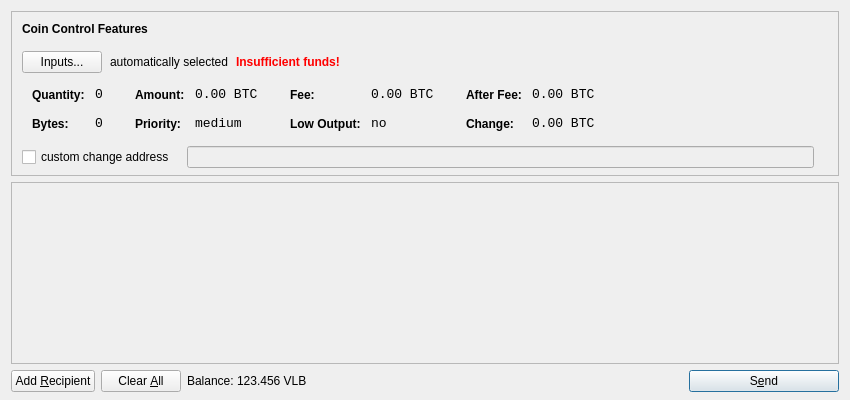
<?xml version="1.0" encoding="UTF-8"?>
<ui version="4.0">
 <class>SendCoinsDialog</class>
 <widget class="QDialog" name="SendCoinsDialog">
  <property name="geometry">
   <rect>
    <x>0</x>
    <y>0</y>
    <width>850</width>
    <height>400</height>
   </rect>
  </property>
  <property name="windowTitle">
   <string>Send Coins</string>
  </property>
  <layout class="QVBoxLayout" name="verticalLayout" stretch="0,1,0">
   <property name="bottomMargin">
    <number>8</number>
   </property>
   <item>
    <widget class="QFrame" name="frameCoinControl">
     <property name="sizePolicy">
      <sizepolicy hsizetype="Expanding" vsizetype="Expanding">
       <horstretch>0</horstretch>
       <verstretch>0</verstretch>
      </sizepolicy>
     </property>
     <property name="maximumSize">
      <size>
       <width>16777215</width>
       <height>16777215</height>
      </size>
     </property>
     <property name="frameShape">
      <enum>QFrame::StyledPanel</enum>
     </property>
     <property name="frameShadow">
      <enum>QFrame::Sunken</enum>
     </property>
     <layout class="QVBoxLayout" name="verticalLayoutCoinControl2">
      <property name="spacing">
       <number>-1</number>
      </property>
      <property name="leftMargin">
       <number>0</number>
      </property>
      <property name="topMargin">
       <number>0</number>
      </property>
      <property name="rightMargin">
       <number>0</number>
      </property>
      <property name="bottomMargin">
       <number>6</number>
      </property>
      <item>
       <layout class="QVBoxLayout" name="verticalLayoutCoinControl" stretch="0,0,0,0,1">
        <property name="spacing">
         <number>0</number>
        </property>
        <property name="leftMargin">
         <number>10</number>
        </property>
        <property name="topMargin">
         <number>10</number>
        </property>
        <item>
         <layout class="QHBoxLayout" name="horizontalLayoutCoinControl1">
          <property name="bottomMargin">
           <number>15</number>
          </property>
          <item>
           <widget class="QLabel" name="labelCoinControlFeatures">
            <property name="sizePolicy">
             <sizepolicy hsizetype="Preferred" vsizetype="Maximum">
              <horstretch>0</horstretch>
              <verstretch>0</verstretch>
             </sizepolicy>
            </property>
            <property name="font">
             <font>
              <weight>75</weight>
              <bold>true</bold>
             </font>
            </property>
            <property name="styleSheet">
             <string notr="true">font-weight:bold;</string>
            </property>
            <property name="text">
             <string>Coin Control Features</string>
            </property>
           </widget>
          </item>
         </layout>
        </item>
        <item>
         <layout class="QHBoxLayout" name="horizontalLayoutCoinControl2" stretch="0,0,0,0">
          <property name="spacing">
           <number>8</number>
          </property>
          <property name="bottomMargin">
           <number>10</number>
          </property>
          <item>
           <widget class="QPushButton" name="pushButtonCoinControl">
            <property name="styleSheet">
             <string notr="true"/>
            </property>
            <property name="text">
             <string>Inputs...</string>
            </property>
           </widget>
          </item>
          <item>
           <widget class="QLabel" name="labelCoinControlAutomaticallySelected">
            <property name="text">
             <string>automatically selected</string>
            </property>
            <property name="margin">
             <number>5</number>
            </property>
           </widget>
          </item>
          <item>
           <widget class="QLabel" name="labelCoinControlInsuffFunds">
            <property name="font">
             <font>
              <weight>75</weight>
              <bold>true</bold>
             </font>
            </property>
            <property name="styleSheet">
             <string notr="true">color:red;font-weight:bold;</string>
            </property>
            <property name="text">
             <string>Insufficient funds!</string>
            </property>
            <property name="margin">
             <number>5</number>
            </property>
           </widget>
          </item>
          <item>
           <spacer name="horizontalSpacerCoinControl">
            <property name="orientation">
             <enum>Qt::Horizontal</enum>
            </property>
            <property name="sizeHint" stdset="0">
             <size>
              <width>40</width>
              <height>1</height>
             </size>
            </property>
           </spacer>
          </item>
         </layout>
        </item>
        <item>
         <widget class="QWidget" name="widgetCoinControl" native="true">
          <property name="sizePolicy">
           <sizepolicy hsizetype="Preferred" vsizetype="Preferred">
            <horstretch>0</horstretch>
            <verstretch>0</verstretch>
           </sizepolicy>
          </property>
          <property name="minimumSize">
           <size>
            <width>0</width>
            <height>0</height>
           </size>
          </property>
          <property name="styleSheet">
           <string notr="true"/>
          </property>
          <layout class="QHBoxLayout" name="horizontalLayoutCoinControl5">
           <property name="margin">
            <number>0</number>
           </property>
           <item>
            <layout class="QHBoxLayout" name="horizontalLayoutCoinControl3" stretch="0,0,0,1">
             <property name="spacing">
              <number>20</number>
             </property>
             <property name="topMargin">
              <number>0</number>
             </property>
             <property name="bottomMargin">
              <number>10</number>
             </property>
             <item>
              <layout class="QFormLayout" name="formLayoutCoinControl1">
               <property name="horizontalSpacing">
                <number>10</number>
               </property>
               <property name="verticalSpacing">
                <number>14</number>
               </property>
               <property name="leftMargin">
                <number>10</number>
               </property>
               <property name="topMargin">
                <number>4</number>
               </property>
               <property name="rightMargin">
                <number>6</number>
               </property>
               <item row="0" column="0">
                <widget class="QLabel" name="labelCoinControlQuantityText">
                 <property name="styleSheet">
                  <string notr="true">font-weight:bold;</string>
                 </property>
                 <property name="text">
                  <string>Quantity:</string>
                 </property>
                 <property name="margin">
                  <number>0</number>
                 </property>
                </widget>
               </item>
               <item row="0" column="1">
                <widget class="QLabel" name="labelCoinControlQuantity">
                 <property name="font">
                  <font>
                   <family>Monospace</family>
                   <pointsize>10</pointsize>
                  </font>
                 </property>
                 <property name="cursor">
                  <cursorShape>IBeamCursor</cursorShape>
                 </property>
                 <property name="contextMenuPolicy">
                  <enum>Qt::ActionsContextMenu</enum>
                 </property>
                 <property name="text">
                  <string notr="true">0</string>
                 </property>
                 <property name="margin">
                  <number>0</number>
                 </property>
                 <property name="textInteractionFlags">
                  <set>Qt::LinksAccessibleByMouse|Qt::TextSelectableByKeyboard|Qt::TextSelectableByMouse</set>
                 </property>
                </widget>
               </item>
               <item row="1" column="0">
                <widget class="QLabel" name="labelCoinControlBytesText">
                 <property name="styleSheet">
                  <string notr="true">font-weight:bold;</string>
                 </property>
                 <property name="text">
                  <string>Bytes:</string>
                 </property>
                </widget>
               </item>
               <item row="1" column="1">
                <widget class="QLabel" name="labelCoinControlBytes">
                 <property name="font">
                  <font>
                   <family>Monospace</family>
                   <pointsize>10</pointsize>
                  </font>
                 </property>
                 <property name="cursor">
                  <cursorShape>IBeamCursor</cursorShape>
                 </property>
                 <property name="contextMenuPolicy">
                  <enum>Qt::ActionsContextMenu</enum>
                 </property>
                 <property name="text">
                  <string notr="true">0</string>
                 </property>
                 <property name="textInteractionFlags">
                  <set>Qt::LinksAccessibleByMouse|Qt::TextSelectableByKeyboard|Qt::TextSelectableByMouse</set>
                 </property>
                </widget>
               </item>
              </layout>
             </item>
             <item>
              <layout class="QFormLayout" name="formLayoutCoinControl2">
               <property name="horizontalSpacing">
                <number>10</number>
               </property>
               <property name="verticalSpacing">
                <number>14</number>
               </property>
               <property name="leftMargin">
                <number>6</number>
               </property>
               <property name="topMargin">
                <number>4</number>
               </property>
               <property name="rightMargin">
                <number>6</number>
               </property>
               <item row="0" column="0">
                <widget class="QLabel" name="labelCoinControlAmountText">
                 <property name="styleSheet">
                  <string notr="true">font-weight:bold;</string>
                 </property>
                 <property name="text">
                  <string>Amount:</string>
                 </property>
                 <property name="margin">
                  <number>0</number>
                 </property>
                </widget>
               </item>
               <item row="0" column="1">
                <widget class="QLabel" name="labelCoinControlAmount">
                 <property name="font">
                  <font>
                   <family>Monospace</family>
                   <pointsize>10</pointsize>
                  </font>
                 </property>
                 <property name="cursor">
                  <cursorShape>IBeamCursor</cursorShape>
                 </property>
                 <property name="contextMenuPolicy">
                  <enum>Qt::ActionsContextMenu</enum>
                 </property>
                 <property name="text">
                  <string notr="true">0.00 BTC</string>
                 </property>
                 <property name="textInteractionFlags">
                  <set>Qt::LinksAccessibleByMouse|Qt::TextSelectableByKeyboard|Qt::TextSelectableByMouse</set>
                 </property>
                </widget>
               </item>
               <item row="1" column="0">
                <widget class="QLabel" name="labelCoinControlPriorityText">
                 <property name="styleSheet">
                  <string notr="true">font-weight:bold;</string>
                 </property>
                 <property name="text">
                  <string>Priority:</string>
                 </property>
                </widget>
               </item>
               <item row="1" column="1">
                <widget class="QLabel" name="labelCoinControlPriority">
                 <property name="font">
                  <font>
                   <family>Monospace</family>
                   <pointsize>10</pointsize>
                  </font>
                 </property>
                 <property name="cursor">
                  <cursorShape>IBeamCursor</cursorShape>
                 </property>
                 <property name="contextMenuPolicy">
                  <enum>Qt::ActionsContextMenu</enum>
                 </property>
                 <property name="text">
                  <string>medium</string>
                 </property>
                 <property name="textInteractionFlags">
                  <set>Qt::LinksAccessibleByMouse|Qt::TextSelectableByKeyboard|Qt::TextSelectableByMouse</set>
                 </property>
                </widget>
               </item>
              </layout>
             </item>
             <item>
              <layout class="QFormLayout" name="formLayoutCoinControl3">
               <property name="horizontalSpacing">
                <number>10</number>
               </property>
               <property name="verticalSpacing">
                <number>14</number>
               </property>
               <property name="leftMargin">
                <number>6</number>
               </property>
               <property name="topMargin">
                <number>4</number>
               </property>
               <property name="rightMargin">
                <number>6</number>
               </property>
               <item row="0" column="0">
                <widget class="QLabel" name="labelCoinControlFeeText">
                 <property name="styleSheet">
                  <string notr="true">font-weight:bold;</string>
                 </property>
                 <property name="text">
                  <string>Fee:</string>
                 </property>
                 <property name="margin">
                  <number>0</number>
                 </property>
                </widget>
               </item>
               <item row="0" column="1">
                <widget class="QLabel" name="labelCoinControlFee">
                 <property name="font">
                  <font>
                   <family>Monospace</family>
                   <pointsize>10</pointsize>
                  </font>
                 </property>
                 <property name="cursor">
                  <cursorShape>IBeamCursor</cursorShape>
                 </property>
                 <property name="contextMenuPolicy">
                  <enum>Qt::ActionsContextMenu</enum>
                 </property>
                 <property name="text">
                  <string notr="true">0.00 BTC</string>
                 </property>
                 <property name="textInteractionFlags">
                  <set>Qt::LinksAccessibleByMouse|Qt::TextSelectableByKeyboard|Qt::TextSelectableByMouse</set>
                 </property>
                </widget>
               </item>
               <item row="1" column="0">
                <widget class="QLabel" name="labelCoinControlLowOutputText">
                 <property name="styleSheet">
                  <string notr="true">font-weight:bold;</string>
                 </property>
                 <property name="text">
                  <string>Low Output:</string>
                 </property>
                </widget>
               </item>
               <item row="1" column="1">
                <widget class="QLabel" name="labelCoinControlLowOutput">
                 <property name="font">
                  <font>
                   <family>Monospace</family>
                   <pointsize>10</pointsize>
                  </font>
                 </property>
                 <property name="cursor">
                  <cursorShape>IBeamCursor</cursorShape>
                 </property>
                 <property name="contextMenuPolicy">
                  <enum>Qt::ActionsContextMenu</enum>
                 </property>
                 <property name="text">
                  <string>no</string>
                 </property>
                 <property name="textInteractionFlags">
                  <set>Qt::LinksAccessibleByMouse|Qt::TextSelectableByKeyboard|Qt::TextSelectableByMouse</set>
                 </property>
                </widget>
               </item>
              </layout>
             </item>
             <item>
              <layout class="QFormLayout" name="formLayoutCoinControl4">
               <property name="horizontalSpacing">
                <number>10</number>
               </property>
               <property name="verticalSpacing">
                <number>14</number>
               </property>
               <property name="leftMargin">
                <number>6</number>
               </property>
               <property name="topMargin">
                <number>4</number>
               </property>
               <property name="rightMargin">
                <number>6</number>
               </property>
               <item row="0" column="0">
                <widget class="QLabel" name="labelCoinControlAfterFeeText">
                 <property name="styleSheet">
                  <string notr="true">font-weight:bold;</string>
                 </property>
                 <property name="text">
                  <string>After Fee:</string>
                 </property>
                 <property name="margin">
                  <number>0</number>
                 </property>
                </widget>
               </item>
               <item row="0" column="1">
                <widget class="QLabel" name="labelCoinControlAfterFee">
                 <property name="font">
                  <font>
                   <family>Monospace</family>
                   <pointsize>10</pointsize>
                  </font>
                 </property>
                 <property name="cursor">
                  <cursorShape>IBeamCursor</cursorShape>
                 </property>
                 <property name="contextMenuPolicy">
                  <enum>Qt::ActionsContextMenu</enum>
                 </property>
                 <property name="text">
                  <string notr="true">0.00 BTC</string>
                 </property>
                 <property name="textInteractionFlags">
                  <set>Qt::LinksAccessibleByMouse|Qt::TextSelectableByKeyboard|Qt::TextSelectableByMouse</set>
                 </property>
                </widget>
               </item>
               <item row="1" column="0">
                <widget class="QLabel" name="labelCoinControlChangeText">
                 <property name="styleSheet">
                  <string notr="true">font-weight:bold;</string>
                 </property>
                 <property name="text">
                  <string>Change:</string>
                 </property>
                </widget>
               </item>
               <item row="1" column="1">
                <widget class="QLabel" name="labelCoinControlChange">
                 <property name="font">
                  <font>
                   <family>Monospace</family>
                   <pointsize>10</pointsize>
                  </font>
                 </property>
                 <property name="cursor">
                  <cursorShape>IBeamCursor</cursorShape>
                 </property>
                 <property name="contextMenuPolicy">
                  <enum>Qt::ActionsContextMenu</enum>
                 </property>
                 <property name="text">
                  <string notr="true">0.00 BTC</string>
                 </property>
                 <property name="textInteractionFlags">
                  <set>Qt::LinksAccessibleByMouse|Qt::TextSelectableByKeyboard|Qt::TextSelectableByMouse</set>
                 </property>
                </widget>
               </item>
              </layout>
             </item>
            </layout>
           </item>
          </layout>
         </widget>
        </item>
        <item>
         <layout class="QHBoxLayout" name="horizontalLayoutCoinControl4" stretch="0,0,0">
          <property name="spacing">
           <number>12</number>
          </property>
          <property name="sizeConstraint">
           <enum>QLayout::SetDefaultConstraint</enum>
          </property>
          <property name="topMargin">
           <number>5</number>
          </property>
          <property name="rightMargin">
           <number>5</number>
          </property>
          <item>
           <widget class="QCheckBox" name="checkBoxCoinControlChange">
            <property name="text">
             <string>custom change address</string>
            </property>
           </widget>
          </item>
          <item>
           <widget class="QLineEdit" name="lineEditCoinControlChange">
            <property name="enabled">
             <bool>false</bool>
            </property>
            <property name="sizePolicy">
             <sizepolicy hsizetype="Expanding" vsizetype="Fixed">
              <horstretch>0</horstretch>
              <verstretch>0</verstretch>
             </sizepolicy>
            </property>
           </widget>
          </item>
          <item>
           <widget class="QLabel" name="labelCoinControlChangeLabel">
            <property name="sizePolicy">
             <sizepolicy hsizetype="Preferred" vsizetype="Expanding">
              <horstretch>0</horstretch>
              <verstretch>0</verstretch>
             </sizepolicy>
            </property>
            <property name="minimumSize">
             <size>
              <width>0</width>
              <height>0</height>
             </size>
            </property>
            <property name="text">
             <string/>
            </property>
            <property name="margin">
             <number>3</number>
            </property>
           </widget>
          </item>
         </layout>
        </item>
        <item>
         <spacer name="verticalSpacerCoinControl">
          <property name="orientation">
           <enum>Qt::Vertical</enum>
          </property>
          <property name="sizeHint" stdset="0">
           <size>
            <width>800</width>
            <height>1</height>
           </size>
          </property>
         </spacer>
        </item>
       </layout>
      </item>
     </layout>
    </widget>
   </item>
   <item>
    <widget class="QScrollArea" name="scrollArea">
     <property name="widgetResizable">
      <bool>true</bool>
     </property>
     <widget class="QWidget" name="scrollAreaWidgetContents">
      <property name="geometry">
       <rect>
        <x>0</x>
        <y>0</y>
        <width>830</width>
        <height>165</height>
       </rect>
      </property>
      <layout class="QVBoxLayout" name="verticalLayout_2">
       <property name="margin">
        <number>0</number>
       </property>
       <item>
        <layout class="QVBoxLayout" name="entries">
         <property name="spacing">
          <number>6</number>
         </property>
        </layout>
       </item>
       <item>
        <spacer name="verticalSpacer">
         <property name="orientation">
          <enum>Qt::Vertical</enum>
         </property>
         <property name="sizeHint" stdset="0">
          <size>
           <width>20</width>
           <height>40</height>
          </size>
         </property>
        </spacer>
       </item>
      </layout>
     </widget>
    </widget>
   </item>
   <item>
    <layout class="QHBoxLayout" name="horizontalLayout">
     <item>
      <widget class="QPushButton" name="addButton">
       <property name="toolTip">
        <string>Send to multiple recipients at once</string>
       </property>
       <property name="text">
        <string>Add &amp;Recipient</string>
       </property>
       <property name="icon">
        <iconset resource="../bitcoin.qrc">
         <normaloff>:/icons/add</normaloff>:/icons/add</iconset>
       </property>
       <property name="autoDefault">
        <bool>false</bool>
       </property>
      </widget>
     </item>
     <item>
      <widget class="QPushButton" name="clearButton">
       <property name="sizePolicy">
        <sizepolicy hsizetype="Minimum" vsizetype="Fixed">
         <horstretch>0</horstretch>
         <verstretch>0</verstretch>
        </sizepolicy>
       </property>
       <property name="toolTip">
        <string>Remove all transaction fields</string>
       </property>
       <property name="text">
        <string>Clear &amp;All</string>
       </property>
       <property name="icon">
        <iconset resource="../bitcoin.qrc">
         <normaloff>:/icons/remove</normaloff>:/icons/remove</iconset>
       </property>
       <property name="autoRepeatDelay">
        <number>300</number>
       </property>
       <property name="autoDefault">
        <bool>false</bool>
       </property>
      </widget>
     </item>
     <item>
      <layout class="QHBoxLayout" name="horizontalLayout_2">
       <property name="spacing">
        <number>3</number>
       </property>
       <item>
        <widget class="QLabel" name="label">
         <property name="text">
          <string>Balance:</string>
         </property>
        </widget>
       </item>
       <item>
        <widget class="QLabel" name="labelBalance">
         <property name="cursor">
          <cursorShape>IBeamCursor</cursorShape>
         </property>
         <property name="text">
          <string>123.456 VLB</string>
         </property>
         <property name="textInteractionFlags">
          <set>Qt::LinksAccessibleByMouse|Qt::TextSelectableByKeyboard|Qt::TextSelectableByMouse</set>
         </property>
        </widget>
       </item>
      </layout>
     </item>
     <item>
      <spacer name="horizontalSpacer">
       <property name="orientation">
        <enum>Qt::Horizontal</enum>
       </property>
       <property name="sizeHint" stdset="0">
        <size>
         <width>40</width>
         <height>20</height>
        </size>
       </property>
      </spacer>
     </item>
     <item>
      <widget class="QPushButton" name="sendButton">
       <property name="minimumSize">
        <size>
         <width>150</width>
         <height>0</height>
        </size>
       </property>
       <property name="toolTip">
        <string>Confirm the send action</string>
       </property>
       <property name="text">
        <string>S&amp;end</string>
       </property>
       <property name="icon">
        <iconset resource="../bitcoin.qrc">
         <normaloff>:/icons/send</normaloff>:/icons/send</iconset>
       </property>
       <property name="default">
        <bool>true</bool>
       </property>
      </widget>
     </item>
    </layout>
   </item>
  </layout>
 </widget>
 <resources>
  <include location="../bitcoin.qrc"/>
 </resources>
 <connections/>
</ui>
